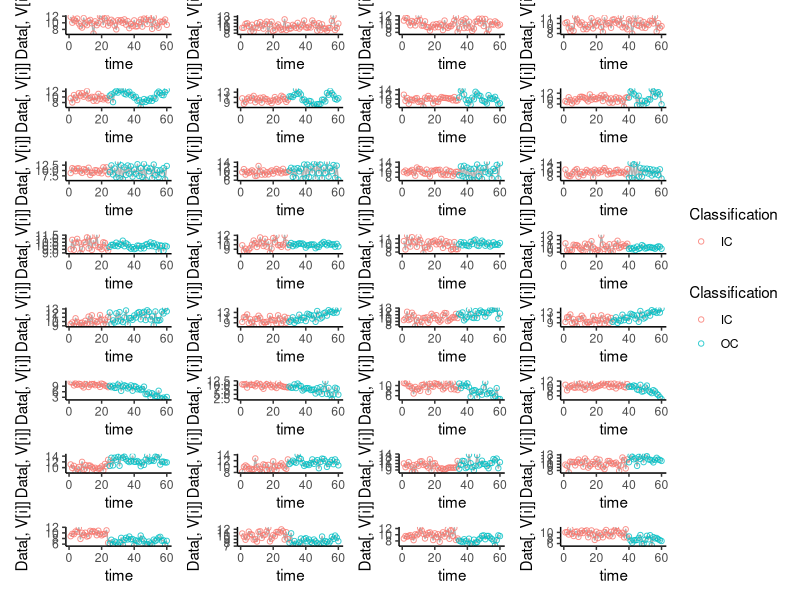
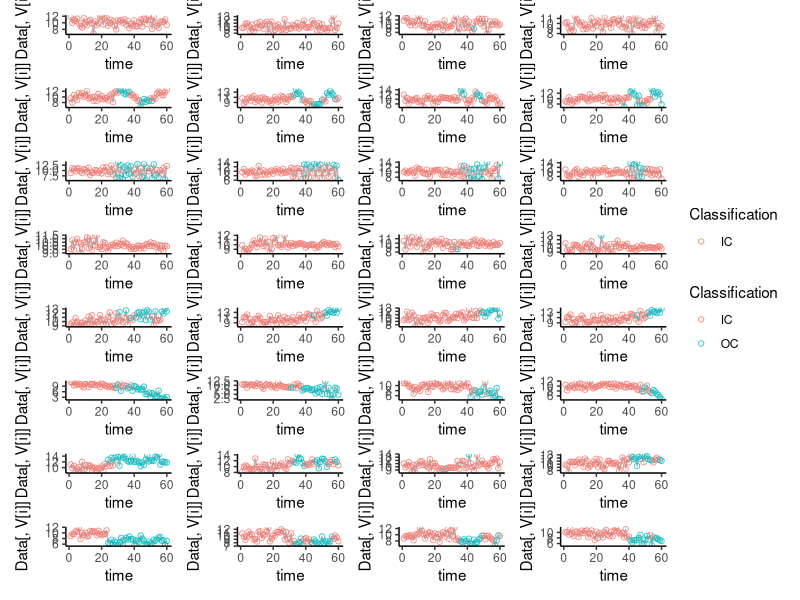

Write the R code that produced these figures, in order.
if (!require("ggplot2")) {
  install.packages("ggplot2")
  library("ggplot2")
}

if (!require("egg")) {
  install.packages("egg")
  library("egg")
}

if (!require("patchwork")) {
  install.packages("patchwork")
  library("patchwork")
}

#Dataset1 Visualization
TimeSeries1 <- read.csv(file = "TimeSeries1.csv",
                        header = TRUE, row.names = 1)
TimeSeries1_Classification <- read.csv(file = "TimeSeries1_Classification.csv",
                        header = TRUE, row.names = 1)

TS1 <- as.data.frame(t(TimeSeries1))
TS1_Class <- as.data.frame(t(TimeSeries1_Classification))

V1 <- c(5, 10, 15, 20)
V2 <- c(45, 50, 55, 60)
V3 <- c(85, 90, 95, 100)
V4 <- c(125, 130, 135, 140)
V5 <- c(165, 170, 175, 170)
V6 <- c(205, 210, 215, 220)
V7 <- c(245, 250, 255, 260)
V8 <- c(285, 290, 295, 300)


plot_series <- function(Data, Class, V)
{
  time <- 1:60
  plot_list <- list()
  for (i in 1:length(V)){
    plot_list[[i]] <- local({
      i <- i
      p <- ggplot(data = Data, mapping = aes(x = time, y = Data[, V[i]]))
      p <- p + geom_line(alpha = 0.3) +
        geom_point(data = Class, aes(x = time, y = Data[, V[i]],
                                    color = as.factor(Class[, V[i]])),
                                    alpha = 0.8, shape = 21) +
        scale_color_discrete(name = "Classification", labels = c("IC", "OC")) +
        theme_classic()
      })
    }
  return(plot_list)
}

p1 <- c(plot_series(TS1, TS1_Class, V1),
        plot_series(TS1, TS1_Class, V2),
        plot_series(TS1, TS1_Class, V3),
        plot_series(TS1, TS1_Class, V4),
        plot_series(TS1, TS1_Class, V5),
        plot_series(TS1, TS1_Class, V6),
        plot_series(TS1, TS1_Class, V7),
        plot_series(TS1, TS1_Class, V8))

Data1 <- wrap_plots(p1, ncol = 4) + plot_layout(guides = "collect")

#Dataset1 with WE anomalies visualization

WE_TS1_Class <- read.csv(file = "TimeSeries1_WE_Classification.csv",
                        header = TRUE, row.names = 1)

p12 <- c(plot_series(TS1, WE_TS1_Class, V1),
        plot_series(TS1, WE_TS1_Class, V2),
        plot_series(TS1, WE_TS1_Class, V3),
        plot_series(TS1, WE_TS1_Class, V4),
        plot_series(TS1, WE_TS1_Class, V5),
        plot_series(TS1, WE_TS1_Class, V6),
        plot_series(TS1, WE_TS1_Class, V7),
        plot_series(TS1, WE_TS1_Class, V8))

Data12 <- wrap_plots(p12, ncol = 4) + plot_layout(guides = "collect")
